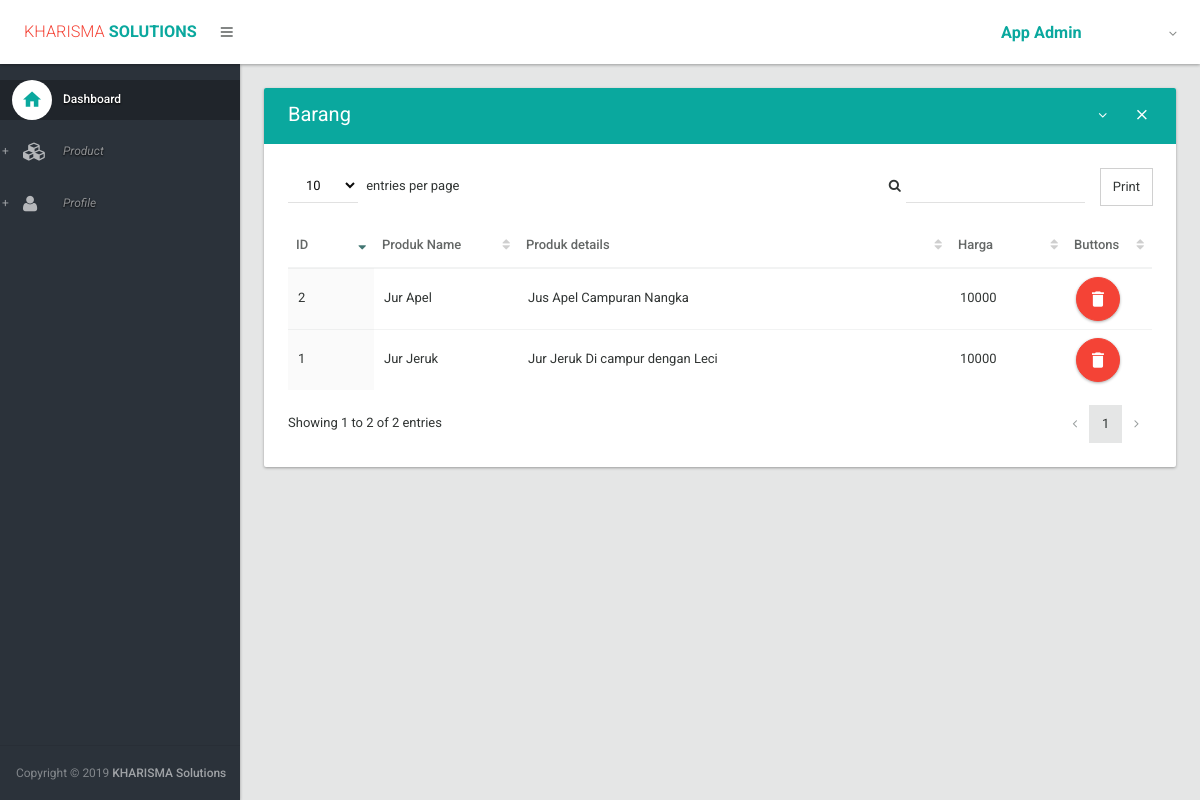
The app's page /barang/ (signed in) with its own data.
### barang/models.py (models this page shows, shortened)
class Product(models.Model):
    product_name = models.CharField(max_length=200)
    product_details = models.TextField()
    harga = models.IntegerField()
    active = models.IntegerField(default='1')

### barang/views.py (the view)
def data_barang(request):
    product = Product.objects.all()
    return render(request,'data_barang.html',{'pro':product})

### barang/templates/data_barang.html (shortened to what this page needs)
{% extends 'accounts/layout.html' %}
{% block content %}
<section>
<div class="section-body">
    <div class="row">
        <div class="col-lg-12">
            <div class="card">
		<div class="card-head style-primary">
                   <header>Barang</header>
                   <div class="tools">
                       <a class="btn btn-icon-toggle btn-collapse"><i class="fa fa-angle-down"></i></a>
                       <a class="btn btn-icon-toggle btn-close"><i class="md md-close"></i></a>
                    </div>
                 </div>
		 <div class="card-body">
                    <div class="table-responsive">
                    <table id="datatable2" class="table order-column hover">
                    <thead>
                      <tr>
                        <th width="70px">ID</th>
                        <th>Produk Name</th>
                        <th width="50%">Produk details</th>
                        <th width="100px">Harga</th>
                        <th width="70px">Buttons</th>
                      </tr>
                    </thead>
                    <tbody>
                    {% for produk in pro %}
                      <tr class="gradeX">
                        <td>{{ produk.id }}</td>
                        <td>{{ produk.product_name }}</td>
                        <td>{{ produk.product_details }}</td>
                        <td>{{ produk.harga }}</td>
                        <td><a href="{% url 'barang:e-order' produk.id %}" class="btn ink-reaction btn-floating-action btn-danger" onclick="return confirm('Anda ingin Menghapus Data Ini?')"><i class="md md-delete"></i> </a>
                        </td>
                      </tr>
                    {% endfor %}
                    </tbody>
                    </table>
                   </div>
	    </div>
	</div>
    </div>
</div>
</section>
{% endblock %}

### accounts/templates/accounts/layout.html (shortened to what this page needs)
{% load static from staticfiles %}
<!DOCTYPE html>
<html lang="en">
<head>
	<link type="text/css" rel="stylesheet" href="{% static 'css/bootstrap.css' %}" />
	<link type="text/css" rel="stylesheet" href="{% static 'css/materialadmin.css' %}" />
	<link type="text/css" rel="stylesheet" href="{% static 'css/font-awesome.min.css' %}" />
	<link type="text/css" rel="stylesheet" href="{% static 'css/material-design-iconic-font.min.css' %}" />
	<link type="text/css" rel="stylesheet" href="{% static 'css/libs/DataTables/jquery.dataTables.css' %}" />
	<link type="text/css" rel="stylesheet" href="{% static 'css/libs/DataTables/extensions/dataTables.colVis.css' %}" />
	<link type="text/css" rel="stylesheet" href="{% static 'css/libs/DataTables/extensions/dataTables.tableTools.css' %}" />
	<link type="text/css" rel="stylesheet" href="{% static 'css/libs/select2/select2.css' %}" />
	<link type="text/css" rel="stylesheet" href="{% static 'css/print.css' %}" />
</head>
<body class="menubar-pin menubar-hoverable header-fixed ">
<header id="header" >
  <div class="headerbar">
	<div class="headerbar-left">
		<ul class="header-nav header-nav-options">
		   <li class="header-nav-brand" >
			<div class="brand-holder">
			<a href="{% url 'home' %}">
			<span class="text-lg text-light text-danger">KHARISMA</span><span class="text-lg text-bold text-primary"> SOLUTIONS</span></a>
			</div>
		   </li>
		   <li>
			   <a class="btn btn-icon-toggle menubar-toggle" data-toggle="menubar" href="javascript:void(0);"><i class="fa fa-bars"></i></a>
		   </li>
		</ul>
	</div>
	<div class="headerbar-right">
	  <ul class="header-nav header-nav-profile">
	     <li class="dropdown">
	     <a href="javascript:void(0);" class="dropdown-toggle ink-reaction" data-toggle="dropdown">
               <span class="profile-info">
	         <h4 class="text-lg text-bold text-primary">App
	            {% if user.is_authenticated %}{{ user.first_name }} {{ user.last_name }} {%else%} Anonymous {% endif %}</h4>
	       </span>
	     </a>
	     </li>
	   </ul>
	</div>
  </div>
</header>
<div id="base">
   <div id="content">
    {% block content %}{% endblock %}
    </div>
    <div id="menubar" class="menubar-inverse ">
    <div class="menubar-scroll-panel">
	<ul id="main-menu" class="gui-controls">
	<li>
	  <a href="{% url 'home' %}" class="active">
	    <div class="gui-icon"><i class="md md-home"></i></div><span class="title">Dashboard</span>
	  </a>
	</li>
	<li class="gui-folder">
          <a><div class="gui-icon"><i class="fa fa-cubes"></i></div><span class="title">Product</span></a>
	</li>
	<li class="gui-folder">
	    <a><div class="gui-icon"><i class="fa fa-user"></i></div><span class="title">Profile</span></a>
		</li>
	</ul>
	<div class="menubar-foot-panel">
	  <small class="no-linebreak hidden-folded">
	    <span class="opacity-75">Copyright &copy; {% now "Y" %}</span> <strong>KHARISMA Solutions</strong>
	  </small>
	</div>
     </div>
   </div>
</div>
</body>
</html>

### records on screen
Product: id "1", product_name "Jur Jeruk", product_details "Jur Jeruk Di campur dengan Leci", harga "10000"
Product: id "2", product_name "Jur Apel", product_details "Jus Apel Campuran Nangka", harga "10000"

### other values on screen
{{ user.first_name }} "Admin"
